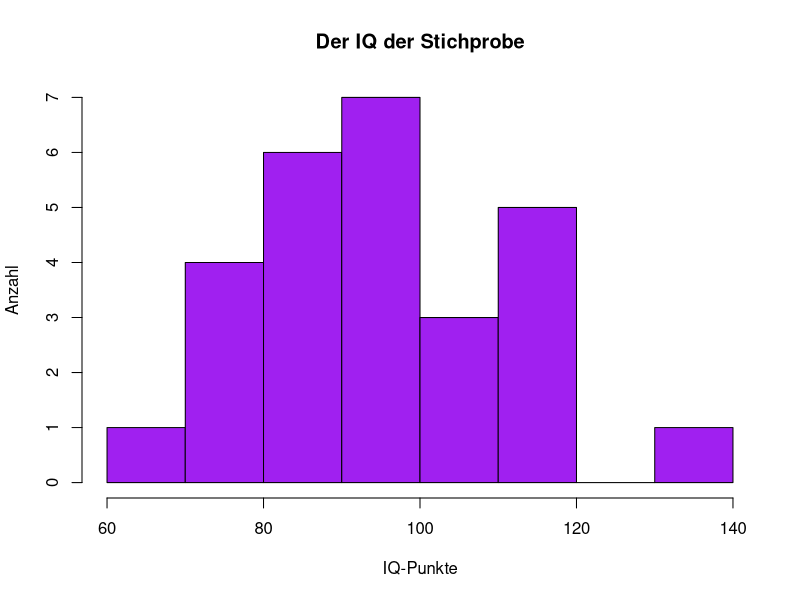
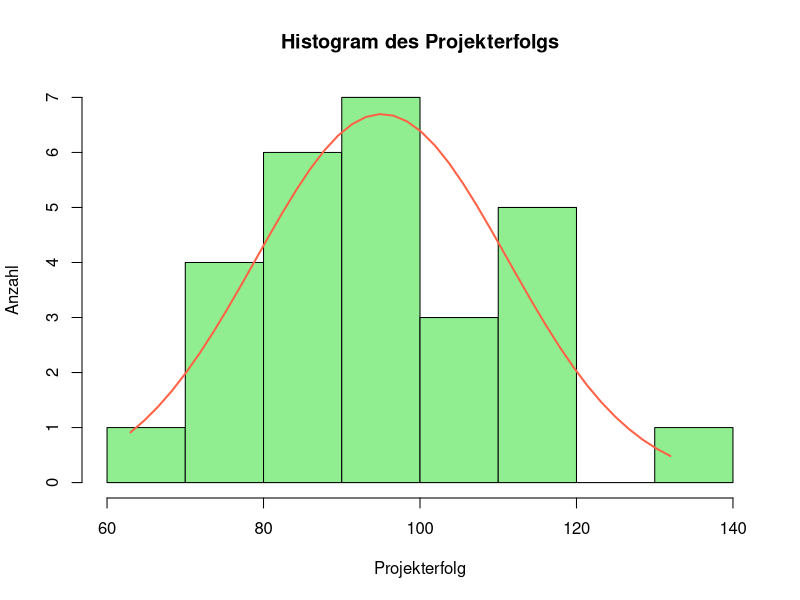
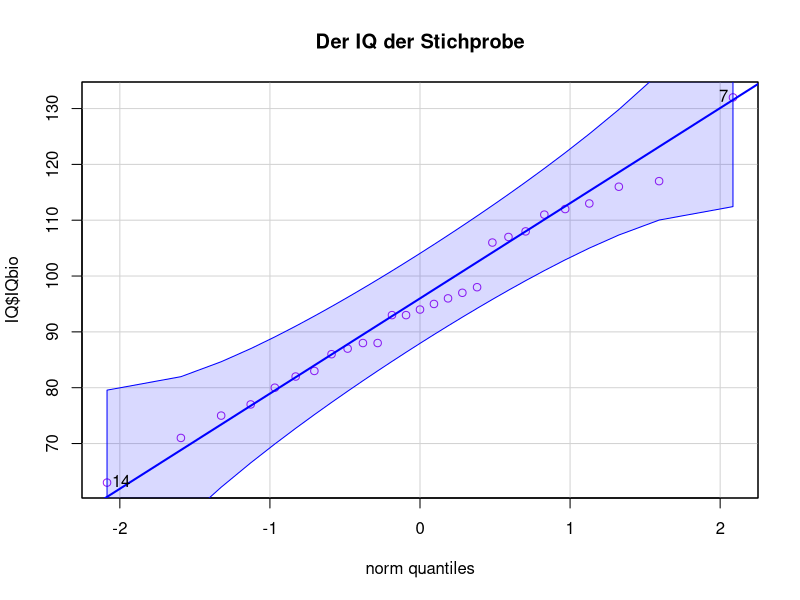
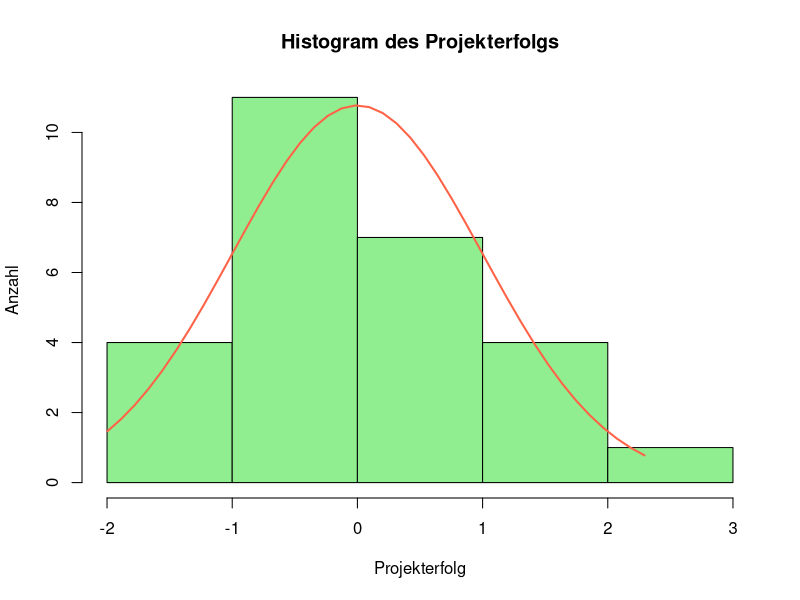

Recreate these plots in R, in order.
## ---- chunk 1
IQ <- read.csv("uebung5.csv")
## ---- chunk 2
head(IQ)
## ---- chunk 3
str(IQ)
## ---- chunk 4
hist(IQ$IQbio, main = "Der IQ der Stichprobe", xlab ="IQ-Punkte", ylab = "Anzahl", col = "purple")
## ---- chunk 5
x <- IQ$IQbio
h<-hist(x, breaks=5, col="lightgreen", xlab="Projekterfolg",
main="Histogram des Projekterfolgs",
ylab= "Anzahl")
xfit<-seq(min(x),max(x),length=40)
yfit<-dnorm(xfit,mean=mean(x),sd=sd(x))
yfit <- yfit*diff(h$mids[1:2])*length(x)
lines(xfit, yfit, col="tomato", lwd=2)
## ---- chunk 6
library(car)
qqPlot(IQ$IQbio, main = "Der IQ der Stichprobe", col = "purple")
## ---- chunk 7
t.test(IQ$IQbio, mu=100)
## ---- chunk 8
psych::describe(IQ$IQbio)
## ---- chunk 9
IQ_Bio_Z <- scale(IQ$IQbio)

## ---- chunk 10
x <- IQ_Bio_Z
h<-hist(x, breaks=5, col="lightgreen", xlab="Projekterfolg",
main="Histogram des Projekterfolgs",
ylab= "Anzahl")
xfit<-seq(min(x),max(x),length=40)
yfit<-dnorm(xfit,mean=mean(x),sd=sd(x))
yfit <- yfit*diff(h$mids[1:2])*length(x)
lines(xfit, yfit, col="tomato", lwd=2)
## ---- chunk 11
IQ<- cbind(IQ, "IQBio_Z" = IQ_Bio_Z)
View(IQ)
IQ$IQBio_Z <- NULL # Die Spalte löschen, falls zu viele Z-Werte hinzugefügt wurden
## ---- chunk 12
IQ["IQBio_z"] <- IQ_Bio_Z
View(IQ)
## ---- chunk 13
sprintf("Der Z-Wert für den DurchschnittsIQ aus Deutschland ist: %f:",((100 -95.11)/16.08))
## ---- chunk 14
t.test(IQ$IQBio_z, mu = 0.304)
